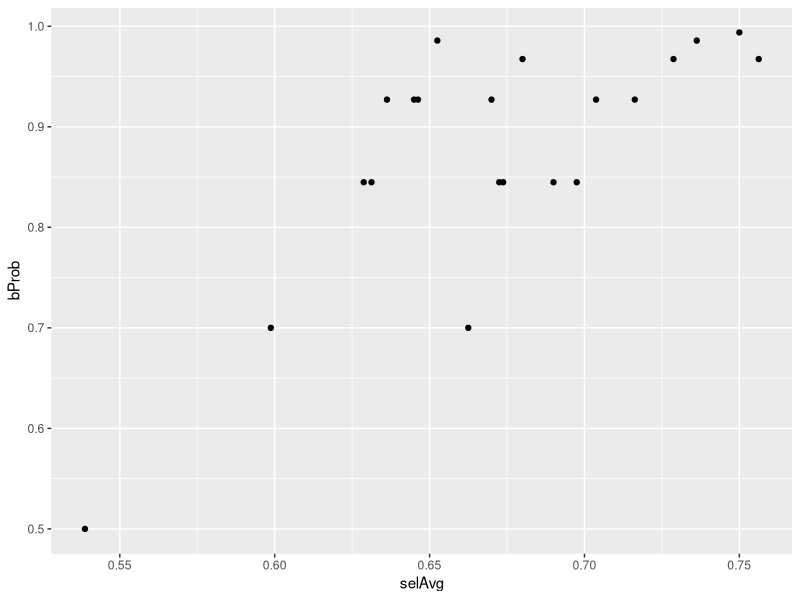

Write the R code that produced this figure.
library(ggplot2)
Subject <- 1:8
Selection0 <- c(0.50,0.56,0.50,0.50,0.65,0.50,0.60,0.50)
Selection1 <- c(0.65,0.51,0.53,0.55,0.65,0.65,0.65,0.60)
Selection2 <- c(0.65,0.48,0.58,0.60,0.65,0.67,0.68,0.72)
Selection3 <- c(0.70,0.49,0.58,0.60,0.64,0.70,0.84,0.62)
Selection4 <- c(0.65,0.59,0.58,0.70,0.64,0.75,0.84,0.77)
Selection5 <- c(0.65,0.74,0.68,0.75,0.65,0.30,0.86,0.67)
Selection6 <- c(0.65,0.65,0.68,0.70,0.65,0.25,0.85,0.62)
Selection7 <- c(0.70,0.62,0.68,0.75,0.66,0.70,0.85,0.67)
Selection8 <- c(0.70,0.47,0.68,0.80,0.66,0.70,0.85,0.72)
Selection9 <- c(0.65,0.52,0.68,0.85,0.61,0.30,0.81,0.67)
Selection10 <- c(0.69,0.53,0.73,0.90,0.61,0.40,0.81,0.72)
Selection11 <- c(0.68,0.58,0.73,0.89,0.60,0.40,0.81,0.67)
Selection12 <- c(0.70,0.57,0.73,0.90,0.61,0.40,0.81,0.72)
Selection13 <- c(0.73,0.47,0.73,0.96,0.61,0.65,0.81,0.77)
Selection14 <- c(0.70,0.52,0.73,0.95,0.60,0.35,0.81,0.72)
Selection15 <- c(0.69,0.57,0.73,0.94,0.35,0.35,0.81,0.72)
Selection16 <- c(0.71,0.58,0.73,0.95,0.65,0.70,0.79,0.72)
Selection17 <- c(0.73,0.56,0.73,0.96,0.65,0.70,0.79,0.77)
Selection18 <- c(0.73,0.66,0.73,0.97,0.65,0.70,0.79,0.82)
Selection19 <- c(0.73,0.72,0.73,0.98,0.30,0.30,0.69,0.77)
Selection20 <- c(0.73,0.68,0.79,0.99,0.65,0.65,0.69,0.82)
myData <- data.frame(Subject, Selection0, Selection1, Selection2, Selection3, Selection4, Selection5, Selection6, Selection7, Selection8, Selection9, Selection10, Selection11, Selection12, Selection13, Selection14, Selection15, Selection16, Selection17, Selection18, Selection19, Selection20)
View(myData)
myData1 <- myData[2:22]
str(myData1)
names(myData1)
summary(myData1)
View(myData)
sel = colMeans(myData1)
selAvg = c(0.53875, 0.59875, 0.62875, 0.64625, 0.69000, 0.66250, 0.63125, 0.70375, 0.69750, 0.63625, 0.67375, 0.67000, 0.68000, 0.71625, 0.67250, 0.64500, 0.72875, 0.73625, 0.75625, 0.65250, 0.75000)
bProb = c(0.5, 0.7, 0.8448275862068966, 0.927027027027027, 0.8448275862068966, 0.7, 0.8448275862068966, 0.927027027027027, 0.8448275862068966, 0.927027027027027, 0.8448275862068966, 0.927027027027027, 0.967365028203062, 0.927027027027027, 0.8448275862068966, 0.927027027027027, 0.967365028203062, 0.9857478005865102, 0.967365028203062, 0.9857478005865102, 0.9938417611380492)
df <- data.frame(selAvg, bProb)
ggplot(df, aes(x=selAvg, y=bProb)) + geom_point()
